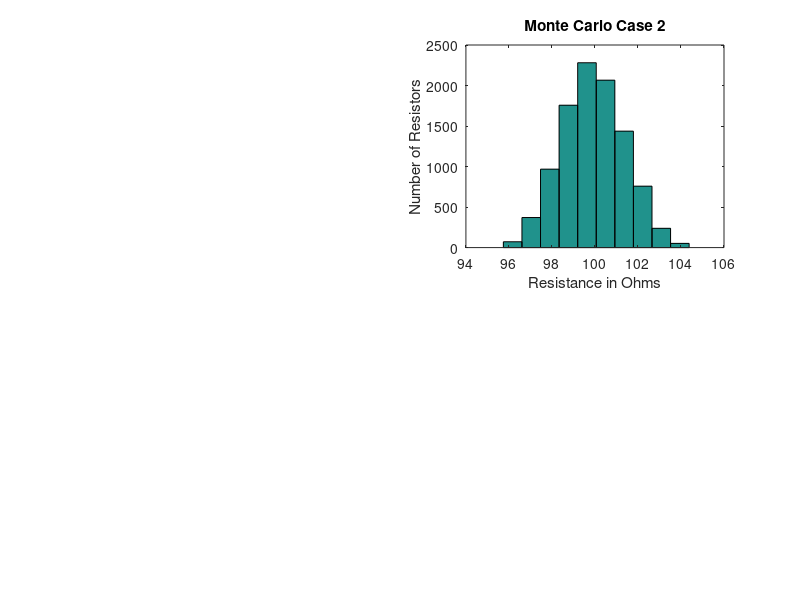

Here is the MATLAB script that generated this plot:
disp('case 1')
R=[];
count = 0;
for i=1:1:10
    
    R = [(95 + rand(1)*10), R]
    if R(i)<=101 && R(i) >= 99
        count = count + 1;
    end
end

P = (count*100)/i

% Plot Histogram!!



disp('case 2')

for i = 1:1:10000
y(i) = 1/(380 + 40 * rand(1)) + 1/(380 + 40 * rand(1)) + 1/(380 + 40 * rand(1)) + 1/(380 + 40 * rand(1));
R(i) = 1/y(i);
end

subplot(2,2,2);
hist(R),title('Monte Carlo Case 2');
xlabel ('Resistance in Ohms'), ylabel('Number of Resistors');

total = 0;

for i=1:1:10000

	if(R(i) >= 99 && R(i) <= 101)
	total = total +1;
	end
end

probability = total * 100 / 10000

